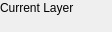
<?xml version="1.0" encoding="UTF-8"?>
<ui version="4.0">
 <class>QG_ActiveLayerName</class>
 <widget class="QWidget" name="QG_ActiveLayerName">
  <property name="geometry">
   <rect>
    <x>0</x>
    <y>0</y>
    <width>112</width>
    <height>32</height>
   </rect>
  </property>
  <property name="sizePolicy">
   <sizepolicy hsizetype="MinimumExpanding" vsizetype="Minimum">
    <horstretch>0</horstretch>
    <verstretch>0</verstretch>
   </sizepolicy>
  </property>
  <property name="minimumSize">
   <size>
    <width>112</width>
    <height>29</height>
   </size>
  </property>
  <property name="maximumSize">
   <size>
    <width>600</width>
    <height>160</height>
   </size>
  </property>
  <property name="windowTitle">
   <string>Selection</string>
  </property>
  <layout class="QVBoxLayout" name="verticalLayout">
   <property name="spacing">
    <number>0</number>
   </property>
   <property name="leftMargin">
    <number>0</number>
   </property>
   <property name="topMargin">
    <number>0</number>
   </property>
   <property name="rightMargin">
    <number>0</number>
   </property>
   <property name="bottomMargin">
    <number>0</number>
   </property>
   <item>
    <widget class="QLabel" name="lActiveLayer">
     <property name="sizePolicy">
      <sizepolicy hsizetype="Minimum" vsizetype="Minimum">
       <horstretch>0</horstretch>
       <verstretch>0</verstretch>
      </sizepolicy>
     </property>
     <property name="minimumSize">
      <size>
       <width>46</width>
       <height>0</height>
      </size>
     </property>
     <property name="maximumSize">
      <size>
       <width>500</width>
       <height>16777215</height>
      </size>
     </property>
     <property name="toolTip">
      <string/>
     </property>
     <property name="frameShape">
      <enum>QFrame::NoFrame</enum>
     </property>
     <property name="frameShadow">
      <enum>QFrame::Plain</enum>
     </property>
     <property name="text">
      <string>Current Layer</string>
     </property>
     <property name="wordWrap">
      <bool>false</bool>
     </property>
    </widget>
   </item>
   <item>
    <widget class="QLabel" name="lActiveLayerName">
     <property name="sizePolicy">
      <sizepolicy hsizetype="Minimum" vsizetype="Minimum">
       <horstretch>0</horstretch>
       <verstretch>0</verstretch>
      </sizepolicy>
     </property>
     <property name="maximumSize">
      <size>
       <width>500</width>
       <height>16777215</height>
      </size>
     </property>
     <property name="focusPolicy">
      <enum>Qt::ClickFocus</enum>
     </property>
     <property name="toolTip">
      <string>Name of Current Active Layer</string>
     </property>
     <property name="text">
      <string notr="true"/>
     </property>
     <property name="wordWrap">
      <bool>false</bool>
     </property>
     <property name="indent">
      <number>0</number>
     </property>
     <property name="textInteractionFlags">
      <set>Qt::TextSelectableByKeyboard|Qt::TextSelectableByMouse</set>
     </property>
    </widget>
   </item>
  </layout>
 </widget>
 <layoutdefault spacing="6" margin="11"/>
 <resources/>
 <connections/>
</ui>
